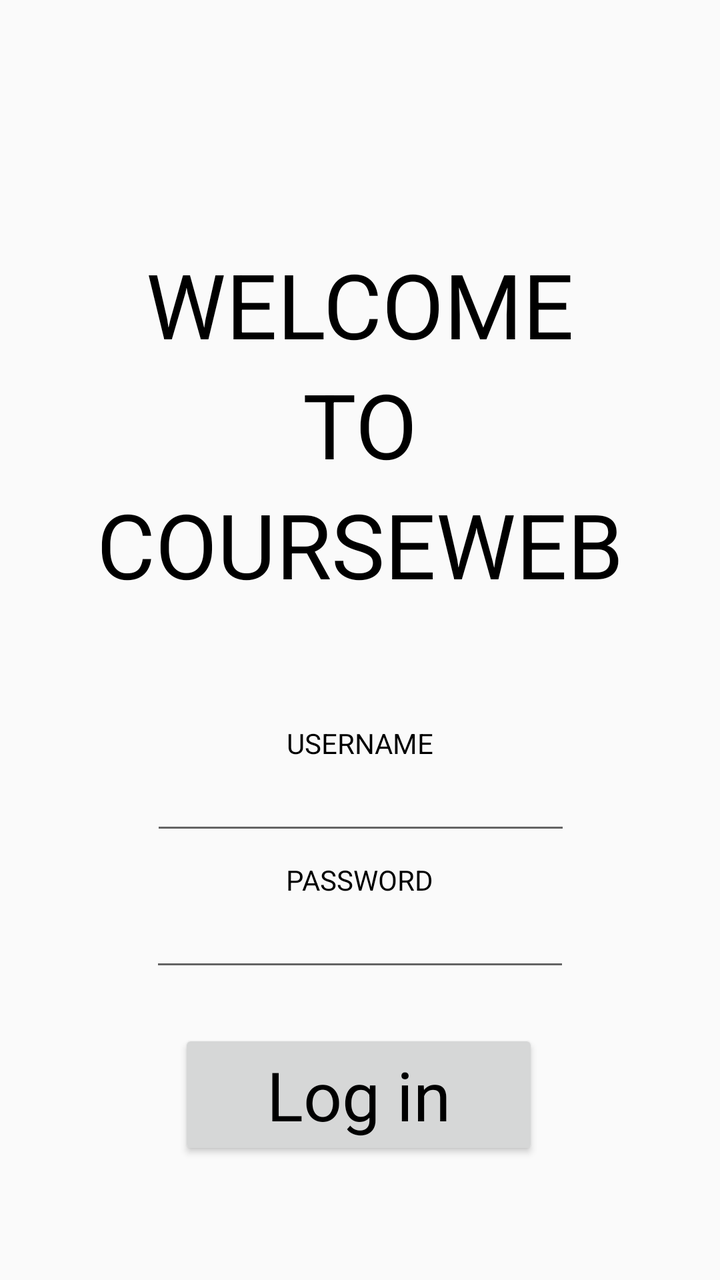
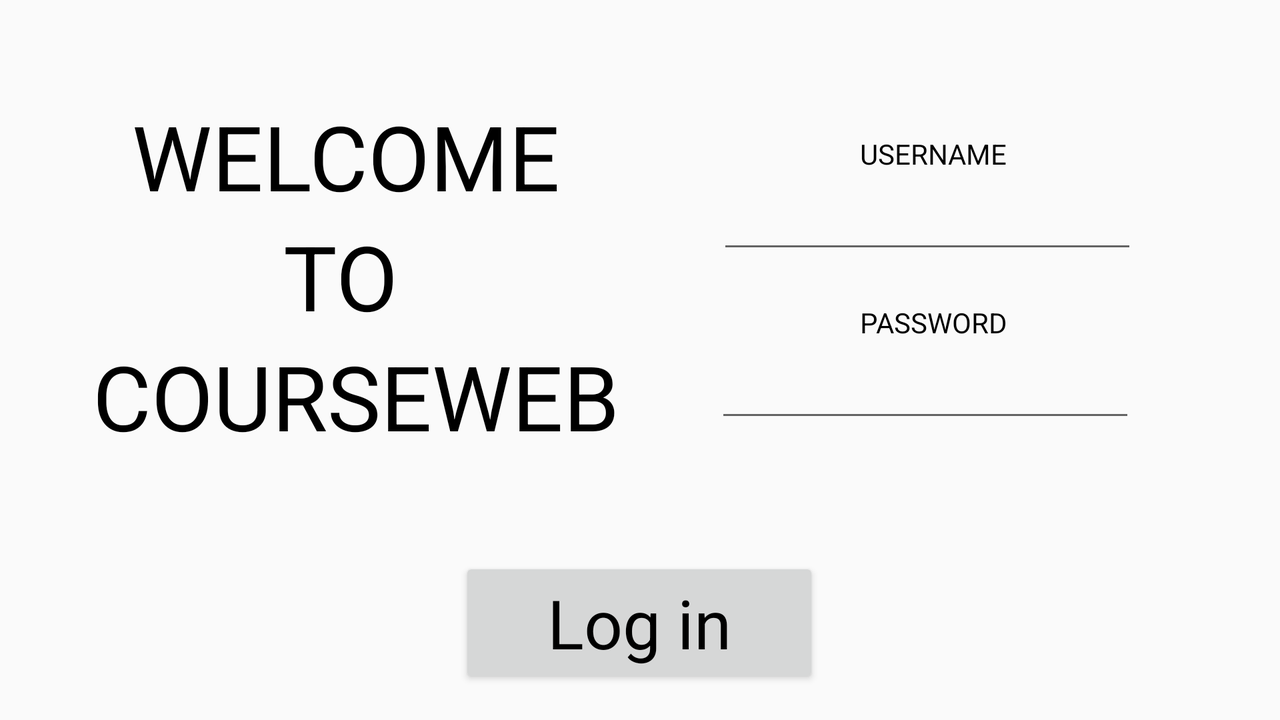

Compare how this app lays out the same screen by default and in its alternative resource folder. The renders come first, then the two layout files and the values they reference.
<!-- AndroidManifest.xml: application theme AppTheme -->
<!-- res/layout/activity_login.xml -->
<?xml version="1.0" encoding="utf-8"?>
<android.support.constraint.ConstraintLayout xmlns:android="http://schemas.android.com/apk/res/android"
    xmlns:app="http://schemas.android.com/apk/res-auto"
    xmlns:tools="http://schemas.android.com/tools"
    android:layout_width="match_parent"
    android:layout_height="match_parent"
    tools:context="okuyucu.sabanciuniv.edu.courseweb.LoginActivity">

    <TextView
        android:id="@+id/head"
        android:layout_width="wrap_content"
        android:layout_height="wrap_content"
        android:layout_alignEnd="@+id/paswordEditText"
        android:layout_alignRight="@+id/paswordEditText"
        android:layout_alignTop="@+id/usernameEditText"
        android:text="WELCOME"
        android:textAppearance="@style/TextAppearance.AppCompat.Display2"
        app:layout_constraintBottom_toTopOf="@+id/toTextView"
        app:layout_constraintEnd_toEndOf="parent"
        app:layout_constraintStart_toStartOf="parent" />

    <TextView
        android:id="@+id/toTextView"
        android:layout_width="wrap_content"
        android:layout_height="wrap_content"
        android:text="TO"
        android:textAppearance="@style/TextAppearance.AppCompat.Display2"
        app:layout_constraintBottom_toTopOf="@+id/crsTextView"
        app:layout_constraintEnd_toEndOf="parent"
        app:layout_constraintHorizontal_bias="0.501"
        app:layout_constraintStart_toStartOf="parent" />

    <TextView
        android:id="@+id/crsTextView"
        android:layout_width="wrap_content"
        android:layout_height="wrap_content"
        android:layout_marginBottom="60dp"
        android:text="COURSEWEB"
        android:textAppearance="@style/TextAppearance.AppCompat.Display2"
        app:layout_constraintBottom_toTopOf="@+id/cnameAddDropTextView"
        app:layout_constraintEnd_toEndOf="parent"
        app:layout_constraintStart_toStartOf="parent" />

    <EditText
        android:id="@+id/usernameEditText"
        android:layout_width="wrap_content"
        android:layout_height="wrap_content"
        android:layout_alignEnd="@+id/head"
        android:layout_alignRight="@+id/head"
        android:layout_below="@+id/paswordEditText"
        android:layout_marginBottom="8dp"
        android:contentDescription="username"
        android:ems="10"
        android:inputType="textPersonName"
        app:layout_constraintBottom_toTopOf="@+id/ccredAddTextView"
        app:layout_constraintEnd_toEndOf="parent"
        app:layout_constraintHorizontal_bias="0.502"
        app:layout_constraintStart_toStartOf="parent" />


    <TextView
        android:id="@+id/cnameAddDropTextView"
        android:layout_width="wrap_content"
        android:layout_height="wrap_content"
        android:layout_marginEnd="8dp"
        android:layout_marginStart="8dp"
        android:text="USERNAME"
        android:textAppearance="@style/TextAppearance.AppCompat"
        android:visibility="visible"
        app:layout_constraintBottom_toTopOf="@+id/usernameEditText"
        app:layout_constraintEnd_toEndOf="parent"
        app:layout_constraintHorizontal_bias="0.501"
        app:layout_constraintStart_toStartOf="parent" />

    <EditText
        android:id="@+id/paswordEditText"
        android:layout_width="wrap_content"
        android:layout_height="wrap_content"
        android:layout_marginBottom="24dp"
        android:layout_marginEnd="8dp"
        android:layout_marginStart="8dp"
        android:ems="10"
        android:inputType="textPassword"
        app:layout_constraintBottom_toTopOf="@+id/loginButton"
        app:layout_constraintEnd_toEndOf="parent"
        app:layout_constraintStart_toStartOf="parent" />

    <TextView
        android:id="@+id/ccredAddTextView"
        android:layout_width="wrap_content"
        android:layout_height="wrap_content"
        android:layout_above="@+id/usernameEditText"
        android:layout_alignLeft="@+id/usernameEditText"
        android:layout_alignStart="@+id/usernameEditText"
        android:text="PASSWORD"
        android:textAppearance="@style/TextAppearance.AppCompat"
        android:visibility="visible"
        app:layout_constraintBottom_toTopOf="@+id/paswordEditText"
        app:layout_constraintEnd_toEndOf="parent"
        app:layout_constraintStart_toStartOf="parent" />

    <Button
        android:id="@+id/loginButton"
        android:layout_width="180dp"
        android:layout_height="wrap_content"
        android:layout_below="@+id/head"
        android:layout_centerHorizontal="true"
        android:layout_marginBottom="60dp"

        android:text="Log in"
        android:textAppearance="@style/TextAppearance.AppCompat.Display1"
        app:layout_constraintBottom_toBottomOf="parent"
        app:layout_constraintEnd_toEndOf="parent"
        app:layout_constraintHorizontal_bias="0.497"
        app:layout_constraintStart_toStartOf="parent" />

</android.support.constraint.ConstraintLayout>
<!-- resources referenced by this layout -->
<resources>
  <style name="AppTheme" parent="Theme.AppCompat.Light.DarkActionBar">
          
          <item name="colorPrimary">@color/colorPrimary</item>
          <item name="colorPrimaryDark">@color/colorPrimaryDark</item>
          <item name="colorAccent">@color/colorAccent</item>
          <item name="android:textColor">@color/text_primary</item>
      </style>
  <color name="colorPrimary">#aaaaaa</color>
  <color name="colorPrimaryDark">#e1000000</color>
  <color name="colorAccent">#FF4081</color>
  <color name="text_primary">#000000</color>
</resources>
<!-- res/layout-land/activity_login.xml (the repository's variant of the layout above) -->
<!-- drawn on the phone turned sideways -->
<?xml version="1.0" encoding="utf-8"?>
<android.support.constraint.ConstraintLayout xmlns:android="http://schemas.android.com/apk/res/android"
    xmlns:app="http://schemas.android.com/apk/res-auto"
    xmlns:tools="http://schemas.android.com/tools"
    android:layout_width="match_parent"
    android:layout_height="match_parent"
    tools:context="okuyucu.sabanciuniv.edu.courseweb.LoginActivity">

    <TextView
        android:id="@+id/head"
        android:layout_width="wrap_content"
        android:layout_height="wrap_content"
        android:layout_alignEnd="@+id/paswordEditText"
        android:layout_alignRight="@+id/paswordEditText"
        android:layout_alignTop="@+id/usernameEditText"
        android:layout_marginTop="48dp"
        android:text="WELCOME"
        android:textAppearance="@style/TextAppearance.AppCompat.Display2"
        app:layout_constraintBottom_toTopOf="@+id/toTextView"
        app:layout_constraintEnd_toEndOf="parent"
        app:layout_constraintHorizontal_bias="0.155"
        app:layout_constraintStart_toStartOf="parent"
        app:layout_constraintTop_toTopOf="parent" />

    <TextView
        android:id="@+id/toTextView"
        android:layout_width="wrap_content"
        android:layout_height="wrap_content"
        android:text="TO"
        android:textAppearance="@style/TextAppearance.AppCompat.Display2"
        app:layout_constraintEnd_toEndOf="parent"
        app:layout_constraintHorizontal_bias="0.243"
        app:layout_constraintStart_toStartOf="parent"
        app:layout_constraintTop_toBottomOf="@+id/head" />

    <TextView
        android:id="@+id/crsTextView"
        android:layout_width="wrap_content"
        android:layout_height="wrap_content"
        android:text="COURSEWEB"
        android:textAppearance="@style/TextAppearance.AppCompat.Display2"
        app:layout_constraintEnd_toEndOf="parent"
        app:layout_constraintHorizontal_bias="0.123"
        app:layout_constraintStart_toStartOf="parent"
        app:layout_constraintTop_toBottomOf="@+id/toTextView" />

    <EditText
        android:id="@+id/usernameEditText"
        android:layout_width="wrap_content"
        android:layout_height="wrap_content"
        android:layout_alignEnd="@+id/head"
        android:layout_alignRight="@+id/head"
        android:layout_below="@+id/paswordEditText"
        android:layout_marginBottom="20dp"
        android:contentDescription="username"
        android:ems="10"
        android:inputType="textPersonName"
        app:layout_constraintBottom_toTopOf="@+id/ccredAddTextView"
        app:layout_constraintEnd_toEndOf="parent"
        app:layout_constraintHorizontal_bias="0.834"
        app:layout_constraintStart_toStartOf="parent" />


    <TextView
        android:id="@+id/cnameAddDropTextView"
        android:layout_width="wrap_content"
        android:layout_height="wrap_content"
        android:layout_marginBottom="4dp"
        android:layout_marginEnd="8dp"
        android:layout_marginStart="8dp"
        android:text="USERNAME"
        android:textAppearance="@style/TextAppearance.AppCompat"
        android:visibility="visible"
        app:layout_constraintBottom_toTopOf="@+id/usernameEditText"
        app:layout_constraintEnd_toEndOf="parent"
        app:layout_constraintHorizontal_bias="0.767"
        app:layout_constraintStart_toStartOf="parent" />

    <EditText
        android:id="@+id/paswordEditText"
        android:layout_width="wrap_content"
        android:layout_height="wrap_content"
        android:layout_marginBottom="144dp"
        android:layout_marginEnd="8dp"
        android:layout_marginStart="8dp"
        android:ems="10"
        android:inputType="textPassword"
        app:layout_constraintBottom_toBottomOf="parent"
        app:layout_constraintEnd_toEndOf="parent"
        app:layout_constraintHorizontal_bias="0.845"
        app:layout_constraintStart_toStartOf="parent" />

    <TextView
        android:id="@+id/ccredAddTextView"
        android:layout_width="wrap_content"
        android:layout_height="wrap_content"
        android:layout_above="@+id/usernameEditText"
        android:layout_alignLeft="@+id/usernameEditText"
        android:layout_alignStart="@+id/usernameEditText"
        android:layout_marginBottom="4dp"
        android:text="PASSWORD"
        android:textAppearance="@style/TextAppearance.AppCompat"
        android:visibility="visible"
        app:layout_constraintBottom_toTopOf="@+id/paswordEditText"
        app:layout_constraintEnd_toEndOf="parent"
        app:layout_constraintHorizontal_bias="0.76"
        app:layout_constraintStart_toStartOf="parent" />

    <Button
        android:id="@+id/loginButton"
        android:layout_width="180dp"
        android:layout_height="wrap_content"
        android:layout_below="@+id/head"
        android:layout_centerHorizontal="true"
        android:layout_marginBottom="16dp"

        android:text="Log in"
        android:textAppearance="@style/TextAppearance.AppCompat.Display1"
        app:layout_constraintBottom_toBottomOf="parent"
        app:layout_constraintEnd_toEndOf="parent"
        app:layout_constraintHorizontal_bias="0.499"
        app:layout_constraintStart_toStartOf="parent" />

</android.support.constraint.ConstraintLayout>
